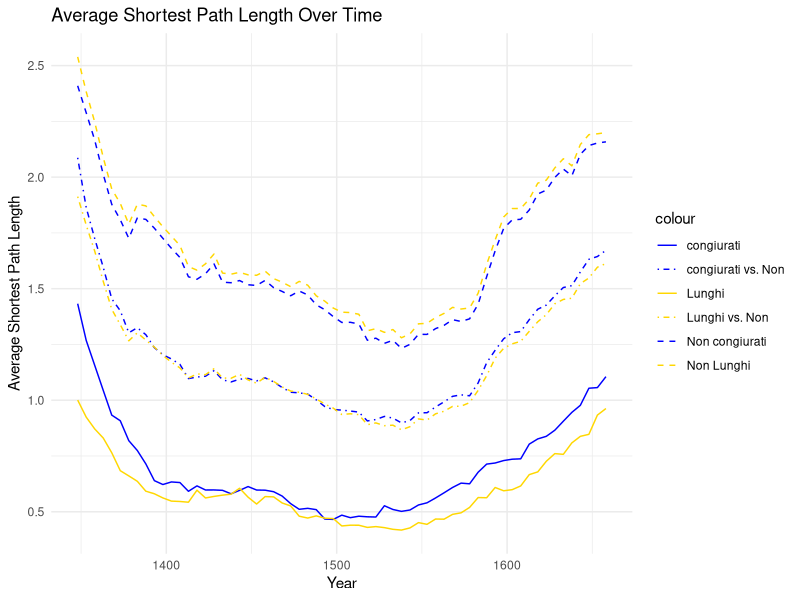
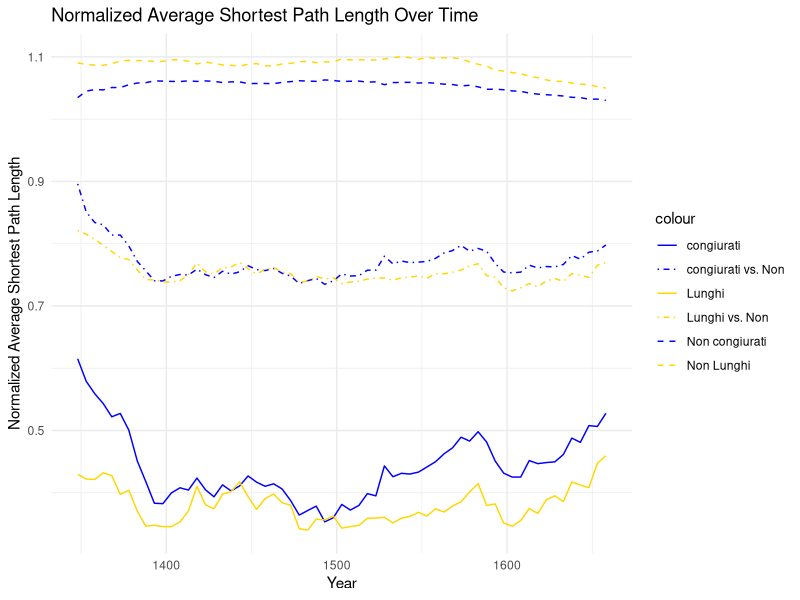
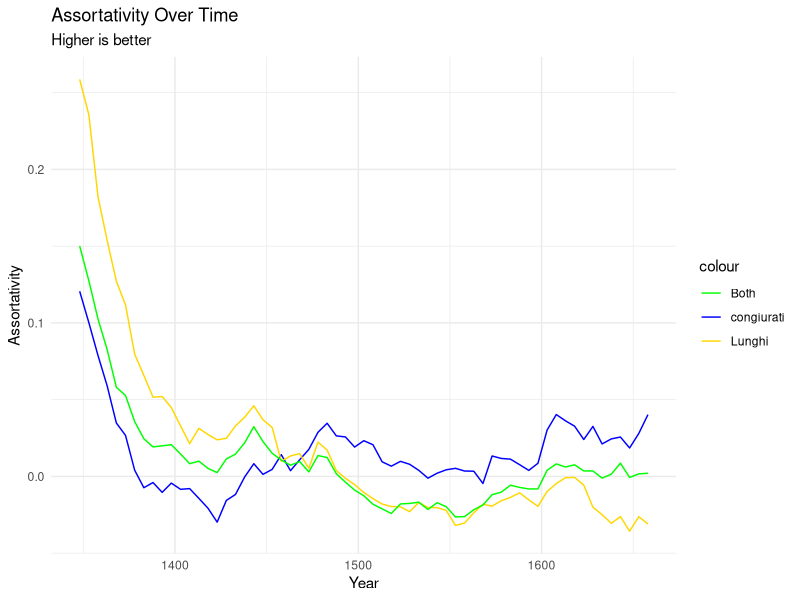
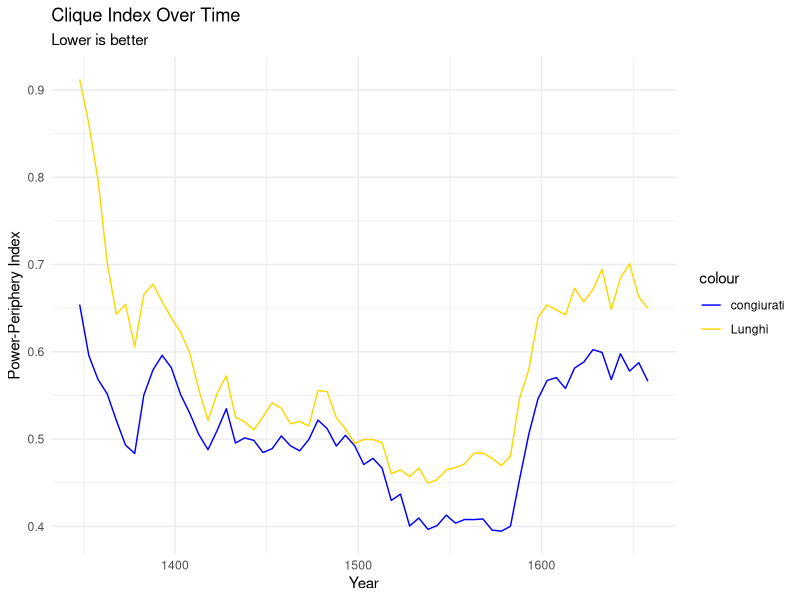
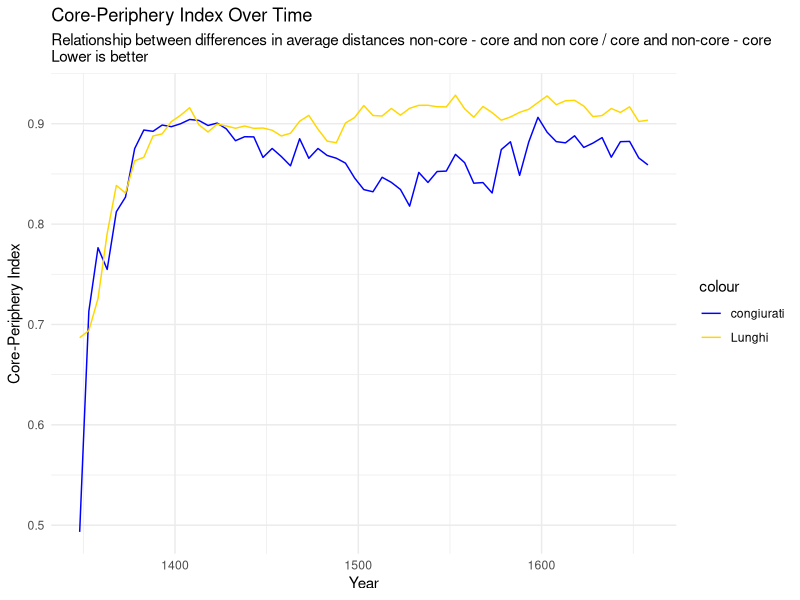

These figures' R source, in order:
library(igraph)
library(dplyr)

noble_marriages_filtered <- read.csv("data/noble-marriages-year.csv", stringsAsFactors = FALSE)
family_labels <- read.csv("data/family-labels-accession.csv", stringsAsFactors = FALSE)

DEPTH_IN_YEARS <- 75

lunghi <- family_labels[ family_labels$Group == "Lunghi", ]$Family
ducali <- family_labels[ family_labels$Ducale == 1,]$Family

curti_congiurati <- ducali[ !(ducali %in% c("Steno", "Ponte", "Cicogna")) ]

window_sequence <- seq(from = min(noble_marriages_filtered$year), to = 1660, by = 5)
distances_window <- data.frame( total = numeric(),
                                congiurati = numeric(),
                                congiurati_norm = numeric(),
                                non_congiurati = numeric(),
                                non_congiurati_norm = numeric(),
                                congiurati_vs_non = numeric(),
                                congiurati_vs_non_norm = numeric(),
                                lunghi = numeric(),
                                lunghi_norm = numeric(),
                                non_lunghi = numeric(),
                                non_lunghi_norm = numeric(),
                                lunghi_vs_non = numeric(),
                                lunghi_vs_non_norm = numeric(),
                                year = integer() )

core_periphery_timeline <- data.frame(  congiurati_exclusi = numeric(),
                                        congiurati = numeric(),
                                        clique_index_congiurati = numeric(),
                                        assortativity_congiurati = numeric(),
                                        lunghi_exclusi = numeric(),
                                        lunghi = numeric(),
                                        clique_index_lunghi = numeric(),
                                        assortativity_lunghi = numeric(),
                                        assortativity_lunghi_congiurati = numeric(),
                                        year = integer() )
  
for (y in window_sequence ) {

  marriages_window <- noble_marriages_filtered %>%
    filter(year <= y + DEPTH_IN_YEARS & year >= y)

  marriage_graph <- graph_from_data_frame(
    marriages_window,
    directed = FALSE,
    vertices = unique(c(marriages_window$husband_familyname_std, marriages_window$wife_familyname_std))
  )
  
  E(marriage_graph)$weight <- 1
  marriage_graph <- simplify(marriage_graph, edge.attr.comb = "sum")
  E(marriage_graph)$distances <- 1 / E(marriage_graph)$weight
  
  V(marriage_graph)$Group <- ifelse(V(marriage_graph)$name %in% lunghi, "Lunghi", ifelse(V(marriage_graph)$name %in% curti_congiurati, "Curti Congiurati", "Curti"))
  
  lunghi_excluded <- setdiff( lunghi, V(marriage_graph)[V(marriage_graph)$Group == "Lunghi"]$name )
  curti_excluded <- setdiff( curti_congiurati, V(marriage_graph)[V(marriage_graph)$Group == "Curti Congiurati"]$name )
  
  component <- components(marriage_graph)$membership
  marriage_graph_main <- subgraph(marriage_graph, V(marriage_graph)$name[component == 1])
  
  distance <- distances(marriage_graph_main, weights = E(marriage_graph_main)$distances)
  average_distance <- mean(distance)
  
  vertices_lunghi <- V(marriage_graph_main)[V(marriage_graph_main)$Group == "Lunghi"]
  vertices_non_lunghi <- V(marriage_graph_main)[V(marriage_graph_main)$Group != "Lunghi"]
  
  distance_lunghi_non_lunghi <- distances(marriage_graph_main, v = vertices_lunghi, to = vertices_non_lunghi, weights = E(marriage_graph_main)$distances)
  mean_lunghi_non_lunghi <- mean(distance_lunghi_non_lunghi)
  
  distances_lunghi_lunghi <- distances(marriage_graph_main, v = vertices_lunghi, to = vertices_lunghi, weights = E(marriage_graph_main)$distances)
  mean_lunghi_lunghi <- mean(distances_lunghi_lunghi)
  
  distances_non_lunghi_non_lunghi <- distances(marriage_graph_main, v = vertices_non_lunghi, to = vertices_non_lunghi, weights = E(marriage_graph_main)$distances)
  mean_non_lunghi_non_lunghi <- mean(distances_non_lunghi_non_lunghi)
  
  clique_index_lunghi <- mean_lunghi_non_lunghi - mean_lunghi_lunghi
  core_periphery_lunghi_index <- ( mean_non_lunghi_non_lunghi - mean_lunghi_non_lunghi ) / clique_index_lunghi
                           
  vertices_congiurati <- V(marriage_graph_main)[V(marriage_graph_main)$Group == "Curti Congiurati"]
  vertices_non_congiurati <- V(marriage_graph_main)[V(marriage_graph_main)$Group != "Curti Congiurati"]
  
  distance_congiurati_non_congiurati <- distances(marriage_graph_main, v = vertices_congiurati, to = vertices_non_congiurati, weights = E(marriage_graph_main)$distances)
  mean_congiurati_non_congiurati <- mean(distance_congiurati_non_congiurati)
  
  distances_congiurati_congiurati <- distances(marriage_graph_main, v = vertices_congiurati, to = vertices_congiurati, weights = E(marriage_graph_main)$distances)
  mean_congiurati_congiurati <- mean(distances_congiurati_congiurati)
  
  distances_non_congiurati_non_congiurati <- distances(marriage_graph_main, v = vertices_non_congiurati, to = vertices_non_congiurati, weights = E(marriage_graph_main)$distances)
  mean_non_congiurati_non_congiurati <- mean(distances_non_congiurati_non_congiurati)
  
  clique_index_congiurati <- mean_congiurati_non_congiurati - mean_congiurati_congiurati
  core_periphery_congiurati_index <- ( mean_non_congiurati_non_congiurati - mean_congiurati_non_congiurati )/clique_index_congiurati
  
  distances_window <- rbind(distances_window,
                         data.frame( total = average_distance,
                                     congiurati = mean_congiurati_congiurati,
                                     congiurati_norm = mean_congiurati_congiurati / average_distance,
                                     non_congiurati = mean_non_congiurati_non_congiurati,
                                     non_congiurati_norm = mean_non_congiurati_non_congiurati / average_distance,
                                     congiurati_vs_non = mean_congiurati_non_congiurati,
                                     congiurati_vs_non_norm = mean_congiurati_non_congiurati / average_distance,
                                     lunghi = mean_lunghi_lunghi,
                                     lunghi_norm = mean_lunghi_lunghi / average_distance,
                                     non_lunghi = mean_non_lunghi_non_lunghi,
                                     non_lunghi_norm = mean_non_lunghi_non_lunghi / average_distance,
                                     lunghi_vs_non = mean_lunghi_non_lunghi,
                                     lunghi_vs_non_norm = mean_lunghi_non_lunghi / average_distance,
                                     year = y))
  
  V(marriage_graph)$types_congiurati <- ifelse(V(marriage_graph)$Group == "Curti Congiurati", 1,2)
  assortativity_congiurati <- assortativity_nominal(marriage_graph, V(marriage_graph)$types_congiurati, directed = FALSE)
  V(marriage_graph)$types_lunghi <- ifelse(V(marriage_graph)$Group == "Lunghi", 1,2)
  assortativity_lunghi <- assortativity_nominal(marriage_graph, V(marriage_graph)$types_lunghi, directed = FALSE)
  V(marriage_graph)$types_both <- ifelse(V(marriage_graph)$Group == "Lunghi", 1, ifelse(V(marriage_graph)$Group == "Curti Congiurati",2,3))
  assortativity_lunghi_congiurati <- assortativity_nominal(marriage_graph, V(marriage_graph)$types_both, directed = FALSE)
  
  core_periphery_timeline <- rbind(core_periphery_timeline,
                                     data.frame( congiurati_exclusi = length(curti_excluded),
                                                 congiurati = core_periphery_congiurati_index,
                                                 clique_index_congiurati = clique_index_congiurati,
                                                 assortativity_congiurati = assortativity_congiurati,
                                                 lunghi_esclusi = length(lunghi_excluded),
                                                 lunghi = core_periphery_lunghi_index,
                                                 clique_index_lunghi = clique_index_lunghi,
                                                 assortativity_lunghi = assortativity_lunghi,
                                                 assortativity_lunghi_congiurati = assortativity_lunghi_congiurati,
                                                 year = y))
}

library(ggplot2)

ggplot( distances_window, aes(x = year)) +
  geom_line(aes(y = congiurati, color = "congiurati")) +
  geom_line(aes(y = non_congiurati, color = "Non congiurati"), linetype = "dashed") +
  geom_line(aes(y = congiurati_vs_non, color = "congiurati vs. Non"),linetype = "dotdash") +
  geom_line(aes(y = lunghi, color = "Lunghi")) +
  geom_line(aes(y = non_lunghi, color = "Non Lunghi"), linetype = "dashed") +
  geom_line(aes(y = lunghi_vs_non, color = "Lunghi vs. Non"), linetype = "dotdash") +
  labs(title = "Average Shortest Path Length Over Time",
       x = "Year",
       y = "Average Shortest Path Length") +
  scale_color_manual(values = c("congiurati" = "blue", "Non congiurati" = "blue", "congiurati vs. Non" = "blue",
                                "Lunghi" = "gold","Non Lunghi" = "gold", "Lunghi vs. Non" = "gold"
                                )) +
  theme_minimal()

ggplot( distances_window, aes(x = year)) +
  geom_line(aes(y = congiurati_norm, color = "congiurati")) +
  geom_line(aes(y = non_congiurati_norm, color = "Non congiurati"), linetype = "dashed") +
  geom_line(aes(y = congiurati_vs_non_norm, color = "congiurati vs. Non"),linetype = "dotdash") +
  geom_line(aes(y = lunghi_norm, color = "Lunghi")) +
  geom_line(aes(y = non_lunghi_norm, color = "Non Lunghi"), linetype = "dashed") +
  geom_line(aes(y = lunghi_vs_non_norm, color = "Lunghi vs. Non"), linetype = "dotdash") +
  labs(title = "Normalized Average Shortest Path Length Over Time",
       x = "Year",
       y = "Normalized Average Shortest Path Length") +
  scale_color_manual(values = c("congiurati" = "blue", "Non congiurati" = "blue", "congiurati vs. Non" = "blue",
                                "Lunghi" = "gold","Non Lunghi" = "gold", "Lunghi vs. Non" = "gold"
                                )
                     ) +
  theme_minimal()

ggplot( core_periphery_timeline, aes(x = year)) + 
  geom_line(aes(y = assortativity_congiurati, color = "congiurati")) +
  geom_line(aes(y = assortativity_lunghi, color = "Lunghi")) +
  geom_line(aes(y = assortativity_lunghi_congiurati, color = "Both")) +
  labs(title = "Assortativity Over Time",
       subtitle="Higher is better",
       x = "Year",
       y = "Assortativity") +
  scale_color_manual(values = c("congiurati" = "blue", "Lunghi" = "gold", "Both"="green")) +
  theme_minimal()

ggplot( core_periphery_timeline, aes(x = year)) + 
  geom_line(aes(y = clique_index_congiurati, color = "congiurati")) +
  geom_line(aes(y = clique_index_lunghi, color = "Lunghi")) +
  labs(title = "Clique Index Over Time",
       subtitle="Lower is better",
       x = "Year",
       y = "Power-Periphery Index") +
  scale_color_manual(values = c("congiurati" = "blue", "Lunghi" = "gold")) +
  theme_minimal()

ggplot( core_periphery_timeline, aes(x = year)) + 
  geom_line(aes(y = congiurati, color = "congiurati")) +
  geom_line(aes(y = lunghi, color = "Lunghi")) +
  labs(title = "Core-Periphery Index Over Time",
       subtitle = "Relationship between differences in average distances non-core - core and non core / core and non-core - core\nLower is better",
       x = "Year",
       y = "Core-Periphery Index") +
  scale_color_manual(values = c("congiurati" = "blue", "Lunghi" = "gold")) +
  theme_minimal()
